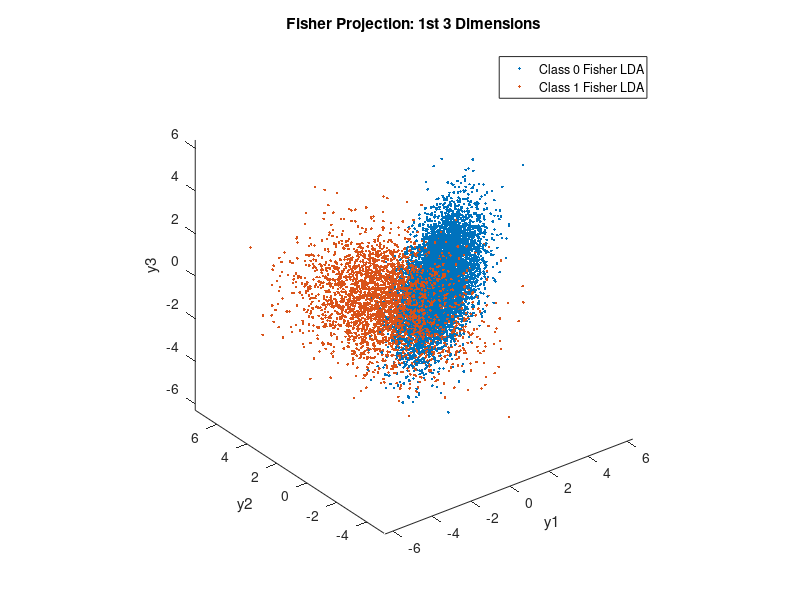

The MATLAB script that drew this image: (Note: this script raises an error after producing the figure.)
% Julian Perez %
% EECE5644 Assignment 1 %
% Question 1 %

clearvars; close all; clear all;

% Setup Initial Data

n=4;
N=10000;
p=[0.7,0.3]; % Class priors for P(L=0, P(L=1)

% Mean and covariance matrices
m(:,1) = [-1 1 -1 1];
m(:,2) = [1 1 1 1];

C(:,:,1) = [3 -0.6 0.2 0;
            -0.6 1 -0.6 0;
            0.2 -0.6 1 0;
            0 0 0 3];
C(:,:,2) = [2 0.2 -0.2 0;
            0.2 2 0.2 0;
            -0.2 0.2 2 0;
            0 0 0 3];

% True class labels for N samples
label=rand(1,N) >= p(1);
totLabel=[length(find(label==0)),length(find(label==1))];

% Generate the samples
x=zeros(n,N);
for l=0:1
    x(:,label==l)=mvnrnd(m(:,l+1),C(:,:,l+1),totLabel(l+1))';
end

% Fisher LDA Visual
% Credit to fisherLDA.m code

% Between/within scatter matrices
Sb = (m(:,1)-m(:,2))*(m(:,1)-m(:,2))';
Sw = C(:,:,1)+C(:,:,2);

% Fisher LDA projection vector
[V,D]=eig(inv(Sw)*Sb);
[~,ind]=sort(diag(D),'descend');
w=V(:,ind); %fisher LDA projection vector
y=w'*x;

% LDA Plot (3 Dimensions)
figure(1);
plot3(y(1, label==0), y(2, label==0), y(3, label==0), '.');
hold on;
plot3(y(1, label==1), y(2, label==1), y(3, label==1), '.');
axis equal;
title('Fisher Projection: 1st 3 Dimensions');
xlabel('y1'); ylabel('y2'); zlabel('y3');
legend('Class 0 Fisher LDA', 'Class 1 Fisher LDA');

%Part 1: ERM Classification

% Discriminant scores
discrimScore=log(evalGaussian(x,m(:,2),C(:,:,2)))-log(evalGaussian(x,m(:,1),C(:,:,1)));

% ROC Curve - gamma list
[sortScores]=sort(discrimScore,'ascend');
threshList = [min(sortScores)-eps,(sortScores(1:end-1)+sortScores(2:end))/2,max(sortScores)];
    
% Error vectors, make decisions, and calculate error probs
pFP=zeros(1,length(threshList));
pTP=zeros(1,length(threshList));
pFN=zeros(1,length(threshList));
pTN=zeros(1,length(threshList));
pErr=zeros(1,length(threshList));

for i=1:length(threshList)
    decisions=discrimScore >= threshList(i);
    pFP(i)=sum(decisions==1&label==0)/totLabel(1);
    pTP(i)=sum(decisions==1&label==1)/totLabel(2);
    pFN(i)=sum(decisions==0&label==1)/totLabel(2);
    pTN(i)=sum(decisions==0&label==0)/totLabel(1);
    pErr(i)=pFP(i)*p(1)+pFN(i)*p(2);
end

% experimental
[minError,minInd]=min(pErr);
minGamma=exp(threshList(minInd));
minDecision=(discrimScore >= threshList(minInd));
minFalseAlarm=pFP(minInd);
minDetection = pTP(minInd);

% theoretical
t_decision=(discrimScore>=log(p(1)/p(2))); % use class priors for threshold
t_pFalseAlarm=sum(t_decision==1&label==0)/totLabel(1);
t_pDetection=sum(t_decision == 1&label==1)/totLabel(2);
t_pErr=t_pFalseAlarm*p(1)+t_pDetection*p(2);

figure(2);
plot(pFP, pTP, '-', minFalseAlarm, minDetection, 'go', t_pFalseAlarm, t_pDetection, 'm+');
title('ROC Curve - Proportion Error vs. Gamma'); legend('ROC Curve', 'Experimental Minimum Error', 'Theoretical Minimum Error');
xlabel('pFalseAlarm');
ylabel('pDetection');



%Part 2: Naive Bayesian Classifier

% New NBC covariance matrices
C_NB(:,:,1)=[2 0 0 0; 0 1 0 0; 0 0 1 0; 0 0 0 2];
C_NB(:,:,2)=[1 0 0 0; 0 2 0 0; 0 0 1 0; 0 0 0 3];

% Discriminant scores
discrimScore_NB=log(evalGaussian(x, m(:,2),C_NB(:,:,2)))-log(evalGaussian(x,m(:,1),C_NB(:,:,1)));

% ROC Curve Gamma List
[sortScore_NB]=sort(discrimScore_NB, 'ascend');
threshList_NB=[min(sortScore_NB)-eps,(sortScore_NB(1:end-1)+sortScore_NB(2:end))/2, max(sortScore_NB)];

% Error vectors
pFP_NB = zeros(1, length(threshList_NB)); %P(D=1|L=0)
pTP_NB = zeros(1, length(threshList_NB)); %P(D=1|L=0)
pFN_NB = zeros(1, length(threshList_NB)); %P(D=1|L=0)
pTN_NB = zeros(1, length(threshList_NB)); %P(D=1|L=0)
pErr_NB = zeros(1, length(threshList_NB));

for i=1:length(threshList_NB)
    decision_NB=discrimScore_NB >= threshList_NB(i);
    pFP_NB(i)=sum(decision_NB == 1 & label == 0)/totLabel(1);
    pTP_NB(i)=sum(decision_NB == 1 & label == 1)/totLabel(2);
    pFN_NB(i)=sum(decision_NB == 0 & label == 1)/totLabel(2);
    pTN_NB(i)=sum(decision_NB == 0 & label == 0)/totLabel(1);
    pErr_NB(i)=pFP_NB(i)*p(1) + pFN(i)*p(2);
end

% experimental
[minErr_NB, minInd_NB] = min(pErr_NB);
minDecision_NB = (discrimScore_NB >= threshList_NB(minInd_NB));
minFalseAlarm_NB = pFP_NB(minInd_NB);
minDetection_NB = pTP_NB(minInd_NB);

% theoretical
t_decision_NB = (discrimScore_NB >= log(p(1)/p(2)));
t_pFalseAlarm_NB = sum(t_decision_NB == 1 & label == 0)/totLabel(1);
t_pDetection_NB = sum(t_decision_NB == 1 & label == 1)/totLabel(2);
t_pErr_NB = t_pFalseAlarm_NB*p(1) + t_pDetection_NB*p(2);

figure(3);
plot(pFP_NB, pTP_NB, '-', minFalseAlarm_NB, minDetection_NB, 'go', t_pFalseAlarm_NB, t_pDetection_NB, 'm+');
title('ROC Curve - Naive Bayesian Classifier'); legend('ROC Curve', 'Experimental Minimum Error', 'Theoretical Minimum Error');
xlabel('pFalseAlarm');
ylabel('pDetection');

function r=expectedRisk(lossMatrix, decisions, labels, N, C)
    r=0;
    for d=1:C
        for l=1:C
            r=r+(lossMatrix(d,l) + sum(decisions(labels==l)==d));
        end
    end
    r=r/N;
end

% evalGaussian
% credit to Prof. Deniz's shared code file
function g=evalGaussian(x,mu,Sigma)
    % Evaluates the Gaussian pdf N(mu,Sigma) at each coumn of X
    [n,N] = size(x);
    C = ((2*pi)^n * det(Sigma))^(-1/2);
    E = -0.5*sum((x-repmat(mu,1,N)).*(inv(Sigma)*(x-repmat(mu,1,N))),1);
    g = C*exp(E);
end